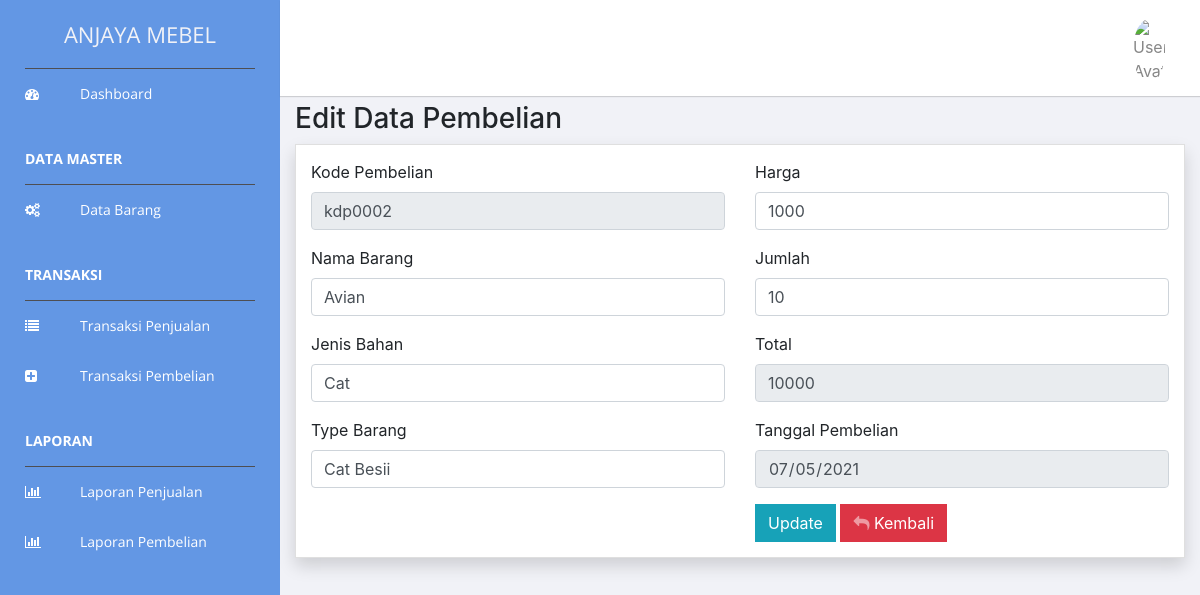
The page /pembelian/edit_data/kdp0002 on the database as committed earlier.
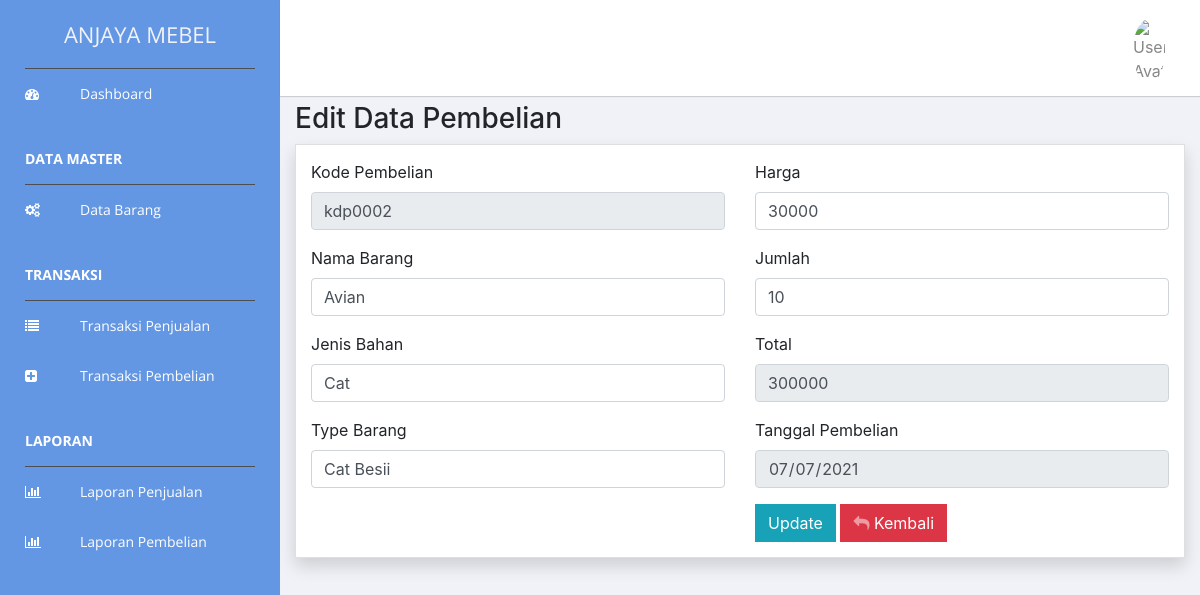
The same page on the database as committed later.
### tables this page shows
CREATE TABLE `transaksi_pembelian` (
  `kode_pembelian` varchar(255) NOT NULL,
  `nama_barang` varchar(255) NOT NULL,
  `jenis_barang` varchar(255) NOT NULL,
  `type_barang` varchar(255) NOT NULL,
  `harga` int(11) NOT NULL,
  `jumlah` int(11) NOT NULL,
  `total` int(11) NOT NULL,
  `tanggal` date NOT NULL
);

### application/controllers/Pembelian.php (called while the page is built, shortened)
<?php
class Pembelian extends CI_Controller {
    public function __construct()
    {
        $this->load->library('form_validation');
        $this->load->model('Model_master', 'v');
    }
    public function edit_data($kode_pembelian){
        $this->load->model('v');
        $pembalian = $this->v->GetWhere('transaksi_pembelian', array('kode_pembelian' => $kode_pembelian));
        $data = array(
            'kode_pembelian' => $pembalian[0]['kode_pembelian'],
            'nama_barang' => $pembalian[0]['nama_barang'],
            'jenis_barang' => $pembalian[0]['jenis_barang'],
            'type_barang' => $pembalian[0]['type_barang'],
            'harga' => $pembalian[0]['harga'],
            'jumlah' => $pembalian[0]['jumlah'],
            'total' => $pembalian[0]['total'],
            'tanggal' => $pembalian[0]['tanggal']
            );
        $this->load->view("template/header",$data);
        $this->load->view('pembelianupdate',$data);
        $this->load->view("template/footer");
    }
}

### index.php (called while the page is built, shortened)
<?php
require_once BASEPATH.'core/CodeIgniter.php';

### application/models/Model_master.php (called while the page is built, shortened)
<?php
class Model_master extends CI_Model {
    public function GetWhere($table, $data)
      {
        $res=$this->db->get_where($table, $data);
        return $res->result_array();
      }
}

### application/views/pembelianupdate.php (the view, shortened to what this page needs)
<div class="container-fluid">
  <h1 class="h3 mb-2 text-gray-800">Edit Data Pembelian</h1>
  <form action="<?php echo base_url()."pembelian/update_data"; ?>" method="post">
    <div class="card shadow mb-4">
      <div class="card-body">
        <div class="row"><?= $this->session->flashdata('pesan') ?>
          <div class="col-lg-12">
            <div class="panel-body">
              <div class="row">
                <div class="col-lg-6">
                 <div class="form-group">
                    <label>Kode Pembelian</label>
                    <input class="form-control" type="text" id="kode_pembelian" name="kode_pembelian" readonly value="<?php echo $kode_pembelian; ?>">
                  </div>
                  <div class="form-group">
                    <label>Nama Barang</label>
                    <input class="form-control" type="text" id="nama_barang" name="nama_barang" required value="<?php echo $nama_barang; ?>">
                  </div>
                  <div class="form-group">
                    <label>Jenis Bahan</label>
                    <input class="form-control" type="text" id="jenis_barang" name="jenis_barang" required value="<?php echo $jenis_barang; ?>">
                  </div>
                  <div class="form-group">
                    <label>Type Barang</label>
                    <input class="form-control" type="text" id="type_barang" name="type_barang" required value="<?php echo $type_barang; ?>">
                  </div>
                </div>
                <div class="col-lg-6">
                  <div class="form-group">
                    <label>Harga</label>
                    <input class="form-control" type="number" id="harga" name="harga" required value="<?php echo $harga; ?>">
                  </div>
                  <div class="form-group">
                    <label>Jumlah</label>
                    <input class="form-control" type="number" id="jumlah" name="jumlah" required value="<?php echo $jumlah; ?>">
                  </div>
                  <div class="form-group">
                    <label>Total</label>
                    <input class="form-control" type="number" id="total" name="total" readonly value="<?php echo $total; ?>">
                  </div>
                  <div class="form-group">
                    <label>Tanggal Pembelian</label>
                    <input class="form-control" type="date" id="tanggal" name="tanggal" readonly value="<?php echo $tanggal; ?>">
                  </div>
                  <input class="btn btn-info btn-icon-split" type="submit" name="submit" value="Update">
                  <a href="<?= base_url('pembelian') ?>" class="btn btn-danger btn-icon-split">
                    <span class="icon text-white-50">
                      <i class="fa fa-reply"></i>
                    </span>
                    <span class="text">Kembali</span>
                  </a>
                </div>
              </div>
            </div>
          </div>
        </div>
      </div>
    </div>
</div>

Rows that differ between the two databases and show on the page:
changed transaksi_pembelian "kdp0002": harga "1000" → "30000"; total "10000" → "300000"; tanggal "07/05/2021" → "07/07/2021"
